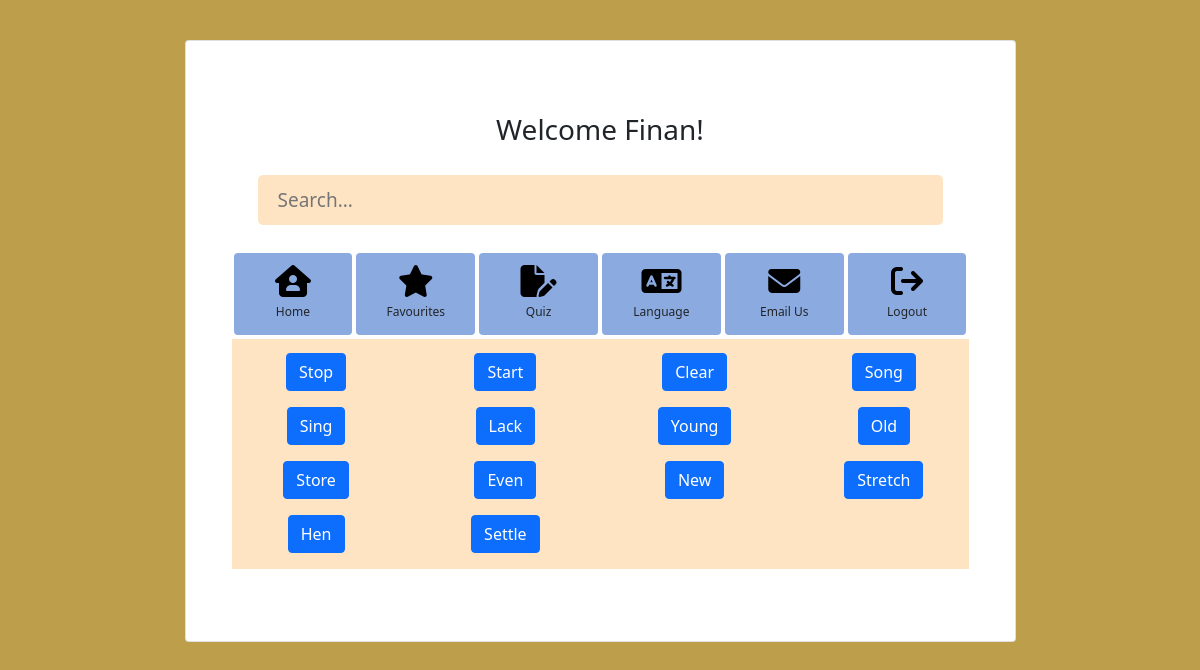
Screenshot of /favourites (signed in) with the database file from the repository.
### models.py (models this page shows)
class Users(my_db.Model , UserMixin):
    __tablename__='users'
    id = my_db.Column(Integer, primary_key=True)
    username = my_db.Column(String(80), nullable=False)
    email = my_db.Column(String(120), unique=True, nullable=False)
    password=my_db.Column(String(500), nullable=False)

class Saved(my_db.Model, UserMixin):
    __tablename__='saved'
    id=my_db.Column(Integer, primary_key=True)
    word=my_db.Column(String)

### main.py (the view)
@app.route('/favourites')
def favourite():
    have_favourites = True
    all_favourites = Saved.query.all()
    list_of_favourites = []
    for word in all_favourites:
        list_of_favourites.append(word.word)
    deleted_words=Deleted.query.all()
    list_of_deleted_words=[]
    for row in deleted_words:
        list_of_deleted_words.append(row.word)
    for word in list_of_deleted_words:
        if word in list_of_favourites:
            list_of_favourites.remove(word)
    if not list_of_favourites:
        have_favourites = False
    return render_template('index.html', have_favourites=have_favourites, list_of_favourites=list_of_favourites)

### main.py (called while the page is built)
@login_manager.user_loader
def load_user(user_id):
    return Users.query.get(int(user_id))

### templates/index.html (shortened to what this page needs)
<!DOCTYPE html>
<html lang="en">
<head>
    <link rel="stylesheet" href="{{ url_for('static', filename='styles/styles.css') }}">
    <link href="https://cdn.jsdelivr.net/npm/bootstrap@5.0.2/dist/css/bootstrap.min.css" rel="stylesheet">
    <link href="https://cdn.jsdelivr.net/npm/bootstrap@5.0.2/dist/css/bootstrap.min.css" rel="stylesheet">
    <link rel="stylesheet" href="https://cdnjs.cloudflare.com/ajax/libs/font-awesome/6.1.2/css/all.min.css">
    <link rel="stylesheet" href="https://cdn.jsdelivr.net/npm/bootstrap@5.0.0-alpha1/dist/css/bootstrap.min.css">
    <link rel="stylesheet" href="https://cdnjs.cloudflare.com/ajax/libs/font-awesome/4.7.0/css/font-awesome.min.css">
</head>
<body id="body">
    <div class="container mt-4">
        <div class="row d-flex justify-content-center">
            <div class="col-md-9">
                <div class="card p-4 mt-3">
                    <h3 class="heading mt-5 text-center"> Welcome {{ current_user.username }}!</h3>
                    <div class="d-flex justify-content-center px-5">
                        <div style="background-color:bisque" class="search">
                            {% if current_user %}
                            <form action="{{ url_for('result') }}" method="post">
                                 <input type="text" class="search-input" placeholder="Search..." name="word">
                            </form>
                            {% endif %}
                        </div>
                    </div>
            <div class="row mt-4 g-1 px-4 mb-5">
                {% if not current_user %}
                <div class="col-md-6">
                    <div class="card-inner p-3 d-flex flex-column align-items-center">
                        <div class="icon-holder">
                            <a href="{{ url_for('register') }}">
                                <i class="fa-solid fa-address-card fa-2xl"></i>
                            </a>
                        </div>
                        <div class="text-center mg-text">
                            <span class="mg-text">Register</span>
                        </div>
                    </div>
                </div>
                <div class="col-md-6">
                    <div class="card-inner p-3 d-flex flex-column align-items-center">
                        <div class="icon-holder">
                            <a href="{{ url_for('login') }}">
                                <i class="fa-solid fa-arrow-right-to-bracket fa-2xl"></i>
                            </a>
                        </div>
                        <div class="text-center mg-text">
                            <span class="mg-text">Login</span>
                        </div>
                    </div>
                </div>
                {% else %}
                                <div class="col-md-2">
                    <div class="card-inner p-3 d-flex flex-column align-items-center">
                        <div class="icon-holder">
                            <a href="{{ url_for('home') }}">
                                <i class="fa-solid fa-house-user fa-2xl"> </i>
                            </a>
                        </div>
                        <div class="text-center mg-text">
                            <span class="mg-text">Home</span>
                        </div>
                    </div>
                </div>
                {% endif %}
                {% if current_user  %}
                <div class="col-md-2">
                        <div class="card-inner p-3 d-flex flex-column align-items-center">
                                <div class="icon-holder">
                                    <a href="{{ url_for('favourite') }}">
                                        <i class="fa-solid fa-star fa-2xl"></i>
                                    </a>
                                </div>
                            <div class="text-center mg-text"> <span class="mg-text">Favourites</span>
                            </div>
                         </div>
                 </div>
                <div class="col-md-2">
                    <div class="card-inner p-3 d-flex flex-column align-items-center">
                        <div class="icon-holder">
                            <a href="{{ url_for('quiz') }}">
                                <i class="fa-solid fa-file-pen fa-2xl"></i>
                            </a>
                        </div>
                        <div class="text-center mg-text"> <span class="mg-text">Quiz</span>
                        </div>
                    </div>
                </div>
                <div class="col-md-2">
                    <div class="card-inner p-3 d-flex flex-column align-items-center">
                        <div class="icon-holder">
                            <i class="fa-solid fa-language fa-2xl"></i>
                        </div>
                        <div class="text-center mg-text"> <span class="mg-text">Language</span>
                        </div>
                    </div>
                </div>
                <div class="col-md-2">
                    <div class="card-inner p-3 d-flex flex-column align-items-center">
                        <div class="icon-holder">
                            <i class="fa-solid fa-envelope fa-2xl"></i>
                        </div>
                        <div class="text-center mg-text">
                        <span class="mg-text">Email Us</span>
                    </div>
                    </div>
                </div>
                <div class="col-md-2">
                    <div class="card-inner p-3 d-flex flex-column align-items-center">
                        <div class="icon-holder">
                            <a href="{{ url_for('logout') }}">
                            <i class="fa-solid fa-arrow-right-from-bracket fa-2xl"></i>
                            </a>
                        </div>
                        <div class="text-center mg-text">
                                <span class="mg-text">Logout</span>
                        </div>
                    </div>
                </div>
                {% endif %}
                {% if have_favourites %}
                    <div class="container favourites-container">
                        <div class="row">
                            {% for word in list_of_favourites %}
                                    <div class=" col-lg-3 col-md-6 col-sm-12 favourite-label">
                                        <a href="{{ url_for('display_favourite', word=word) }}">
                                             <p class="btn btn-primary btn-block "> {{ word.title() }} </p>
                                        </a>
                                </div>
                            {% endfor %}
                        </div>
                    </div>
                {% endif %}
            </div>
        </div>
            </div>
        </div>
    </div>
</body>
</html>

### static/styles/styles.css (style rules this page uses)
html { scroll-behavior: smooth; }
#body { background-color:#bd9f4b; }
body { background-color:grey; padding-bottom: 5%; }
.card { border: none; background: #eee; }
.search { width: 100%; margin-bottom: auto; margin-top: 20px; height: 50px; background-color: #fff; padding: 10px; border-radius: 5px; }
.search-input { color: white; border: 0; outline: 0; background: none; width: 0; margin-top: 5px; caret-color: transparent; line-height: 20px; transition: width 0.4s linear }
.search .search-input { padding: 0 10px; width: 100%; caret-color: #536bf6; font-size: 19px; font-weight: 300; color: black; transition: width 0.4s linear; }
a:link { text-decoration: none; }
.card-inner { position: relative; display: flex; flex-direction: column; min-width: 0; word-wrap: break-word; background-color: #8baae0; background-clip: border-box; border: 1px solid rgba(0,0,0,.125); border-radius: .25rem; border:none; cursor: pointer; transition: all 0.7s; }
.icon-holder { padding-bottom:10px; }
.mg-text span { font-size: 12px; }
.mg-text { line-height: 14px; }
.fa-solid { color:black; }
.favourites-container { background-color:bisque; text-align:center; padding:2% 0 0; }

### rows the page displays
Users: username "Finan"
Saved: title "Stop"
Saved: title "Start"
Saved: title "Clear"
Saved: title "Song"
Saved: title "Sing"
Saved: title "Lack"
Saved: title "Young"
Saved: title "Old"
Saved: title "Store"
Saved: title "Even"
Saved: title "New"
Saved: title "Stretch"
Saved: title "Hen"
Saved: title "Settle"
